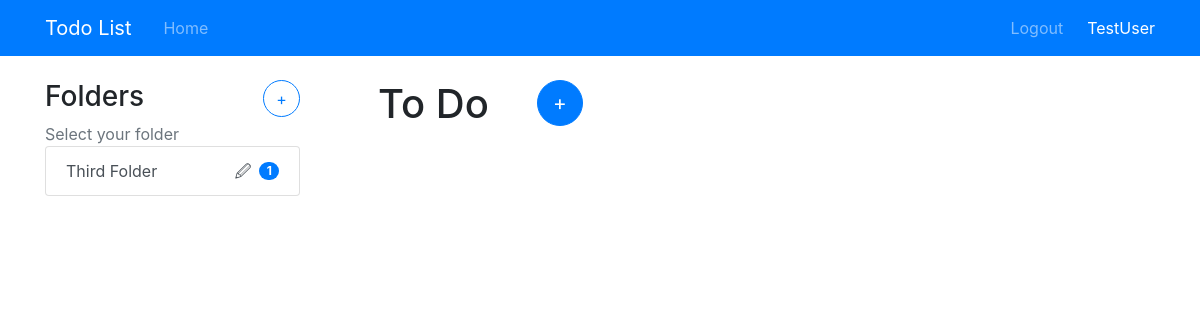
Page /11/ (signed in) on the earlier database version.
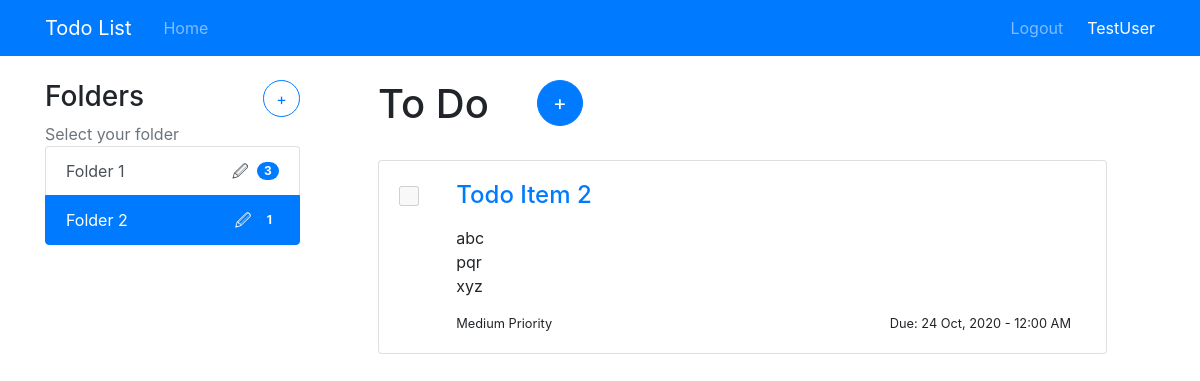
Same page on the later database version.
### todo/models.py (models this page shows, shortened)
class Folder(models.Model):
    name = models.CharField(max_length=200)
    user = models.ForeignKey(User, on_delete=models.CASCADE)
    def no_of_entries(self):
        return self.entry_set.count()

class Entry(models.Model):
    name = models.CharField(max_length=200)
    description = models.TextField()
    date_created = models.DateTimeField(default=timezone.now)
    due_date = models.DateTimeField()
    priority = models.PositiveIntegerField(default=1, choices=PRIORITY_CHOICES)
    completed = models.BooleanField(default=False)
    folder = models.ForeignKey(Folder, on_delete=models.CASCADE)

### todo/views.py (the view)
# urls.py: path('<int:folder_id>/', views.folder, name='folder'),
@login_required
def folder(request, folder_id):
    try:
        folder = Folder.objects.get(pk=folder_id)
        if folder.user != request.user:
            return home(request)
    except Folder.DoesNotExist:
        return home(request)
    context = {
        "folders": request.user.folder_set.all(),
        "current_folder": folder
    }
    return render(request, "todo/home.html", context)

### todo/views.py (called while the page is built)
@login_required
def home(request):
    context = {
        "folders": request.user.folder_set.all(),
    }
    return render(request, "todo/home.html", context)

### todo/templates/todo/home.html (shortened to what this page needs)
{% extends "todo/base.html" %}
{% block content %}
    <div class="row">
        <div class="col-md-3">
            <div class="content-section">
                <div class="row">
                    <div class="col-12 d-flex">
                        <h3>Folders</h3>
                        <a class="btn btn-outline-primary rounded-circle ml-auto" href="{% url 'todo:create_folder' %}" style="width: 37px; height: 37px">
                            <span style="font-size:1rem;"> + </span>
                        </a>
                    </div>
                </div>
                <div class='text-muted '>Select your folder
                </div>
                <div class="list-group ">
                    {% for folder in folders %}
                        <span
                        class="list-group-item list-group-item-action d-flex align-items-center {% if folder == current_folder %}active{% endif %}">
                            <a href="{% url 'todo:folder' folder.id %}" {% if folder == current_folder %}style="color:#fff;"{% else %}style="color:#495057;"{% endif %}>
                                {{ folder.name }}
                            </a>
                            <a class="ml-auto mr-2" href="{% url 'todo:update_folder' folder.id %}" {% if folder == current_folder %}style="color:#fff;"{% else %}style="color:#495057;"{% endif %}> 🖉 </a>
                            <span class="badge badge-primary badge-pill">{{ folder.no_of_entries }}</span>
                        </span>
                    {% endfor %}
                </div>
            </div>
        </div>
        <div class="col-md-9">
            <div class="row">
                <div class="col-12 d-flex ml-5 mb-4">
                    <h1>To Do</h1>
                    <a class="btn btn-primary rounded-circle ml-5" href="{% url 'todo:new_entry' %}" style="width: 46px; height: 46px">
                        <span style="font-size:1.3rem;"> + </span>
                    </a>
                </div>
            </div>
            {% for entry in current_folder.entry_set.all %}
            <div class="card mx-5 mb-4">
                <div class="card-body">
                    <div class="container">
                        <div class="row">
                            <div class="col-1 form-check">
                                <input class="form-check-input position-static" style="width: 20px; height: 20px;" type="checkbox"
                                {% if entry.completed %} checked="checked" {% endif %} disabled >
                            </div>
                            <div class="col pl-0">
                                <h4 class="card-title"><a href="{% url 'todo:update_entry' entry.id %}">
                                        {{ entry.name }}
                                </a></h4>
                                <p class="card-text">{{ entry.description|linebreaks }}</p>
                                <small class="card-text float-left">{{ entry.get_priority_display }}</small>
                                <small class="card-text float-right">Due: {{ entry.due_date|date:"d M, Y - g:i A" }}</small>
                            </div>
                        </div>
                    </div>
                </div>
            </div>
            {% endfor %}
        </div>
    </div>
{% endblock content %}

Differences in the rows shown:
removed Folder: name "Third Folder", no_of_entries "1"
added Folder: name "Folder 1", no_of_entries "3"
added Folder: name "Folder 2", no_of_entries "1"
added Entry: name "Todo Item 2", description "abc pqr xyz", priority "Medium Priority", due_date "24 Oct, 2020 - 12:00 AM"
